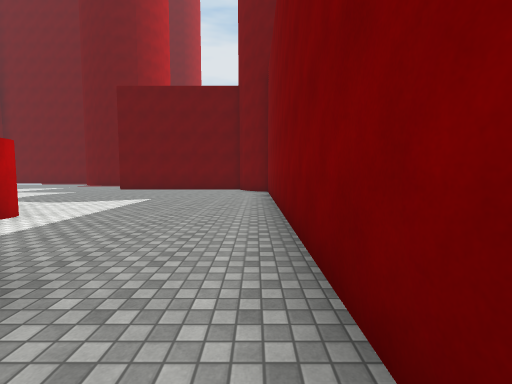
view 1 (above)

18 first-person views from a walk through a Unity game level. The camera is 1.5 m above the floor, tilts 4° down and sees 90° across. The floor is counted in squares, 2 m on a side. Each view is taken from the middle of a square. On the plan, view 1 faces up. The plan holds only what a view shows up to about 9 squares ahead; the rest is blank. The place goes on beyond the plan. Surface patterns are stand-ins for the level's own textures.

view 2
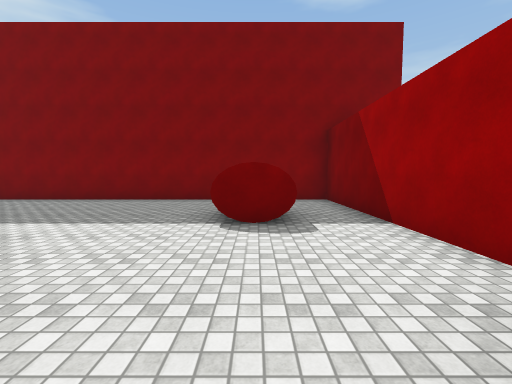

view 3
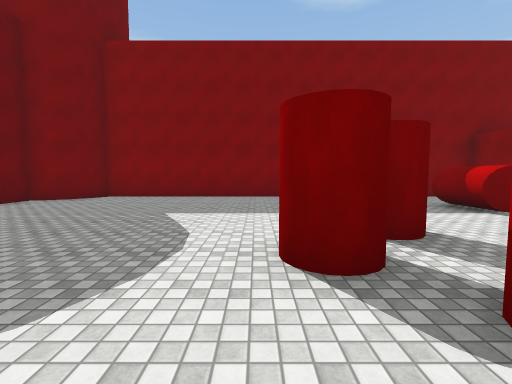

view 4
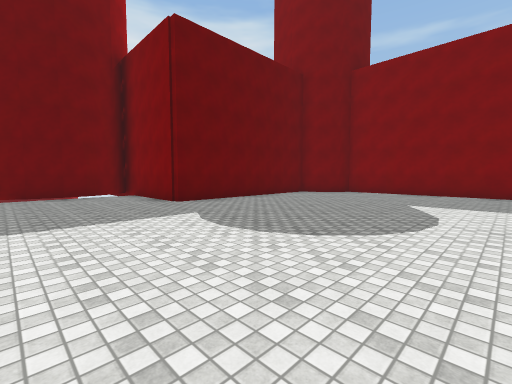

view 5
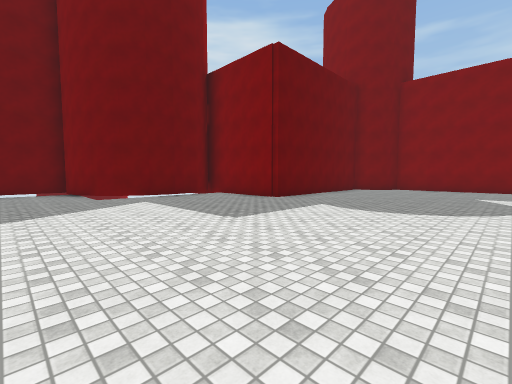

view 6
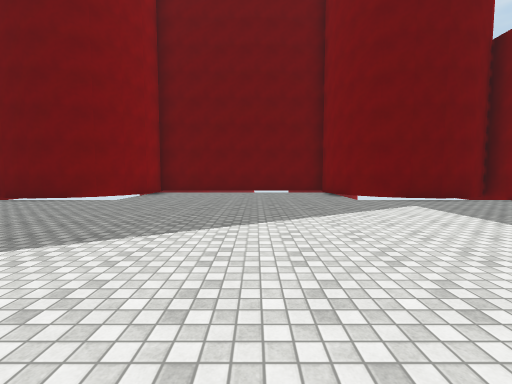

view 7
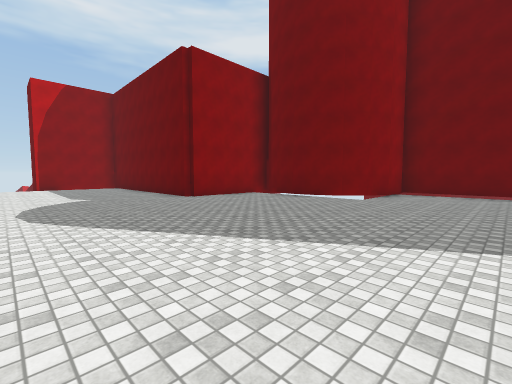

view 8
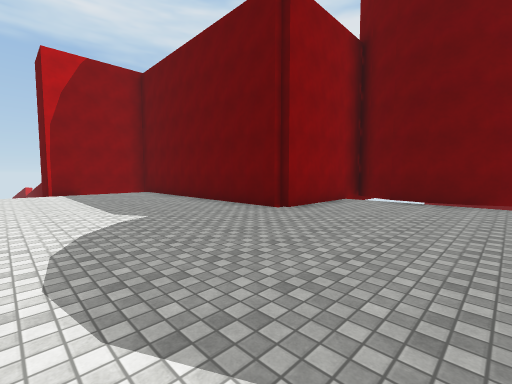

view 9
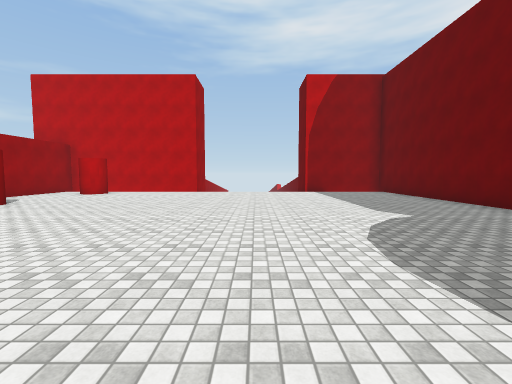

view 10
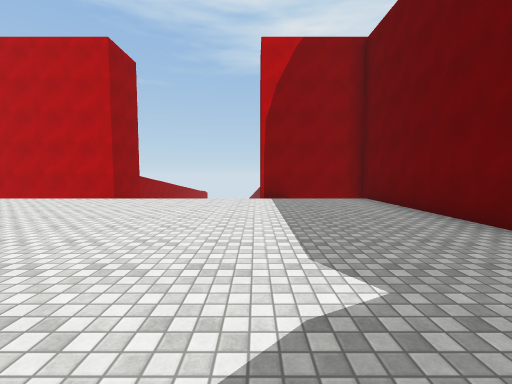

view 11
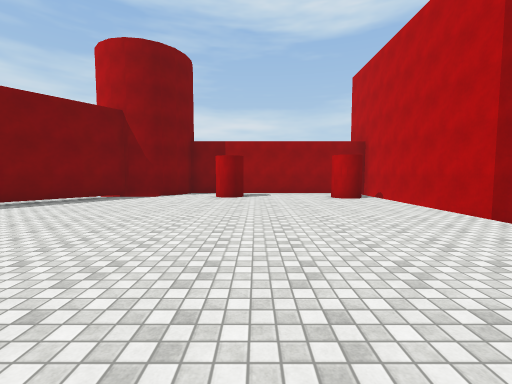

view 12
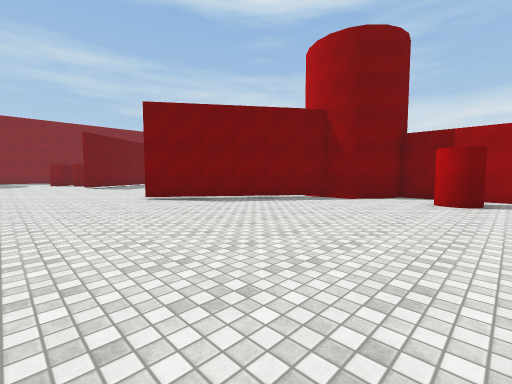

view 13
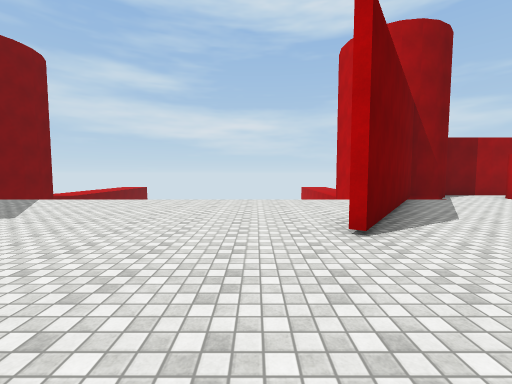

view 14
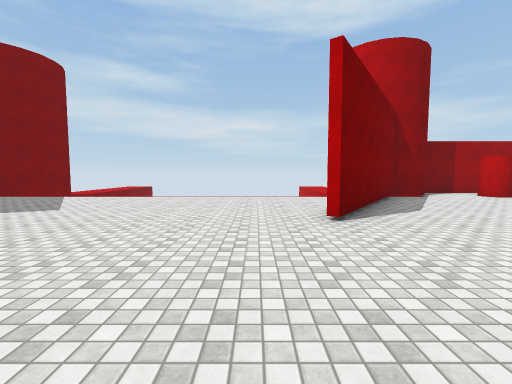

view 15
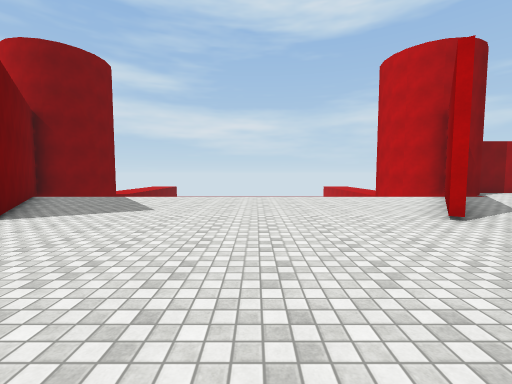

view 16
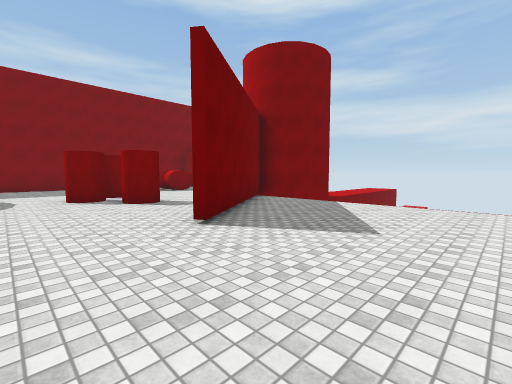

view 17
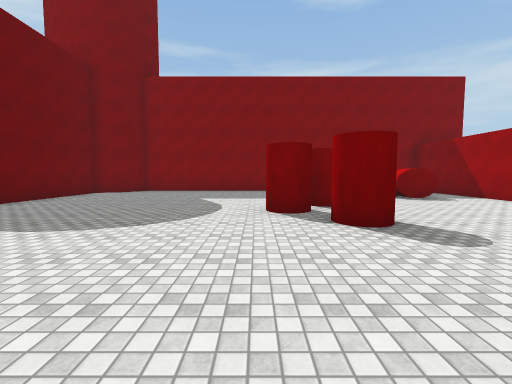

view 18
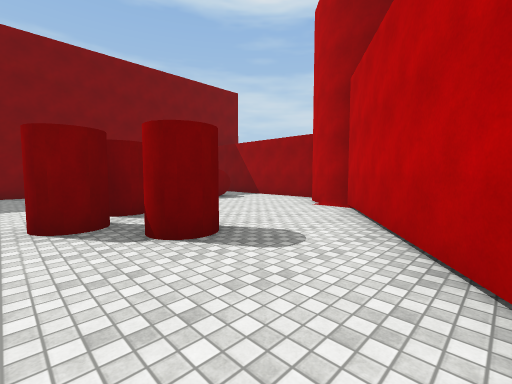

### Floor plan
Points are (right, up) in squares from view 1. A wall is a line through its corners. A room is listed if a view was taken in it or the views show most of it. See-through windows are left out.
Room 1 (view 1)
walls: (-1.5, -1.1) (0.5, -1.1) (0.5, 0.4)
ways out: opening at (-2.5, 0) to room 2; opening at (-0.5, 1) to room 2
Room 2 (views 2, 3, 4, 5, 6, 7, 8, 9, 10, 11, 12, 13, 14, 15, 16, 17, 18)
walls: (-18.1, 4.9) (-20.5, 1.6); (-10.1, 4.2) (-7.4, 0.4) (-6.8, 0.3) (-6.4, 0.1) (-6, -0.3); (-21.6, 0.4) (-18.3, 5); (-8.9, -0.4) (-8.3, 0.1); (-9.1, -0.8) (-8.7, 0) (-7.9, 0.3); (-7.6, 0.3) (-10.8, 4.9); (-15, 18.3) (-17.7, 18.3) (-17.9, 17.2) (-18.3, 16.4) (-18.9, 15.8) (-19.6, 15.5) (-20.5, 15.3) (-21.3, 15.5) (-22, 15.8); (-7.1, 15.8) (-7.8, 15.4) (-8.7, 15.3) (-9.5, 15.4) (-10.3, 15.8) (-10.9, 16.4) (-11.2, 17.2) (-11.4, 18); (-11.5, 18.3) (-13, 18.3); (-22.6, 16.4) (-22.6, 12.4) (-30.3, 12.4) (-30.3, 9.1); (-5.5, -1.1) (-1.5, -1.1); (-3.1, 0.4) (-3.1, 1.7) (-1.6, 1.7); (-28.1, -1.1) (-23.5, -1.1) (-23.4, -0.8) (-23.2, -0.3) (-22.8, 0.1) (-22.3, 0.3) (-21.5, 0.5) (-20.7, 0.1); (-30.3, 4.5) (-30.3, 0); (0.5, 0.4) (0.5, 10.9) (0.1, 11.1) (-0.4, 11.6) (-0.8, 12.4) (-6.6, 12.4) (-6.6, 16.3)
ways out: opening at (-2.5, 0) to room 1; opening at (-0.5, 1) to room 1
objects: red cylinder (-29, 1); red cylinder (-25, 0) to (-25, 1); red cylinder (-7, 4) to (-7, 5); red cylinder (-6, 5); red cylinder (-5, 4)

Where each view was taken, in squares from view 1:
view 1: 0 up, 0 right, facing up
view 2: 1 up, 7 left, facing right
view 3: 6 up, 8 left, facing right
view 4: 6 up, 10 left, facing up-right
view 5: 7 up, 13 left, facing up-right
view 6: 8 up, 14 left, facing up
view 7: 8 up, 15 left, facing up-left
view 8: 8 up, 19 left, facing up-left
view 9: 7 up, 19 left, facing left
view 10: 9 up, 22 left, facing left
view 11: 9 up, 26 left, facing down
view 12: 8 up, 26 left, facing down-right
view 13: 8 up, 17 left, facing down
view 14: 9 up, 17 left, facing down
view 15: 9 up, 15 left, facing down
view 16: 7 up, 14 left, facing down-right
view 17: 6 up, 11 left, facing right
view 18: 6 up, 10 left, facing down-right
